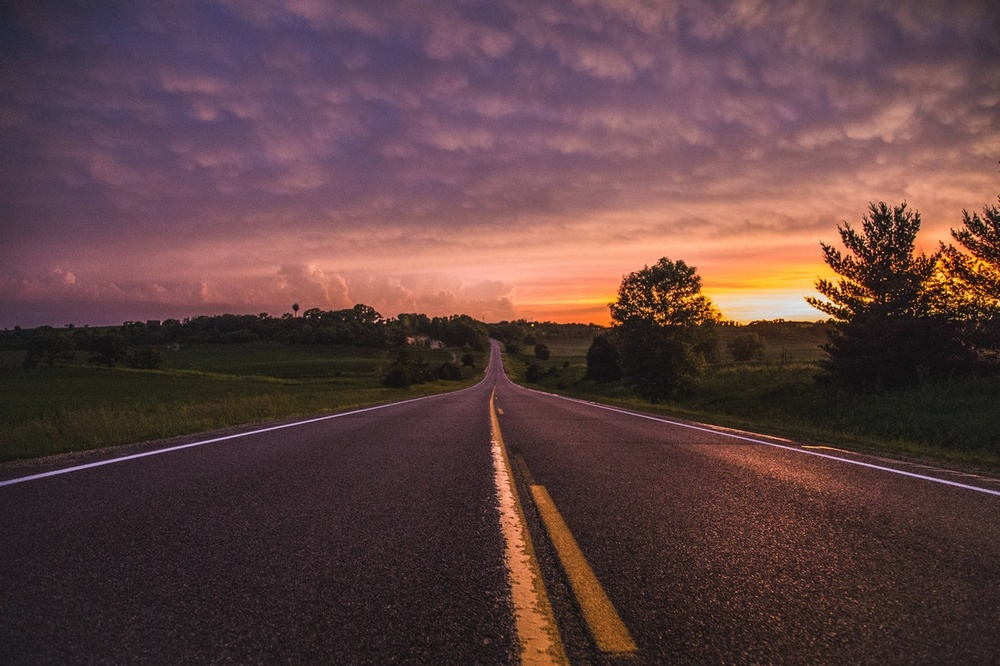
#> input picture 20210312/road_orign.jpg, 1000 x 666 px, shrunk from 1280 x 853 before the run
$ python LBP.py
#> lines starting #> are read from the running program, lines starting #| are printed output that depends on the picture
import cv2
import numpy as np


def olbp(src):
    dst = np.zeros(src.shape,dtype=src.dtype)
    for i in range(1,src.shape[0]-1):
        for j in range(1,src.shape[1]-1):
            pass
            center = src[i][j]
            code = 0;
            code |= (src[i-1][j-1] >= center) << 7;
            code |= (src[i-1][j  ] >= center) << 6;
            code |= (src[i-1][j+1] >= center) << 5;
            code |= (src[i  ][j+1] >= center) << 4;
            code |= (src[i+1][j+1] >= center) << 3;
            code |= (src[i+1][j  ] >= center) << 2;
            code |= (src[i+1][j-1] >= center) << 1;
            code |= (src[i  ][j-1] >= center) << 0;

            dst[i-1][j-1]= code;
    return dst


lena = cv2.imread('road_orign.jpg')
#> lena is the input picture: shape (666, 1000, 3); mean B, G, R 66.7, 65.9, 94.6
'''
cv2.namedWindow('lena')
cv2.imshow('lena', lena)
cv2.waitKey(0)
'''
gray = cv2.cvtColor(lena,cv2.COLOR_RGB2GRAY)
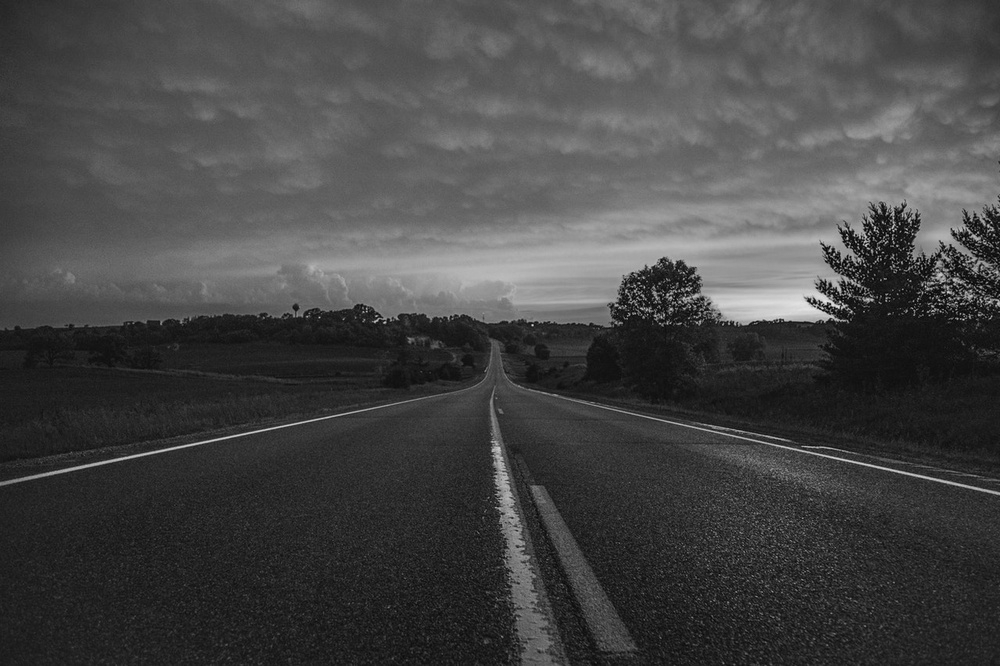
#> gray: shape (666, 1000); min 2, max 233, mean 69.4
x = olbp(gray)
#> after the loop in olbp, `for i in range(1,src.shape[0]-1):`:
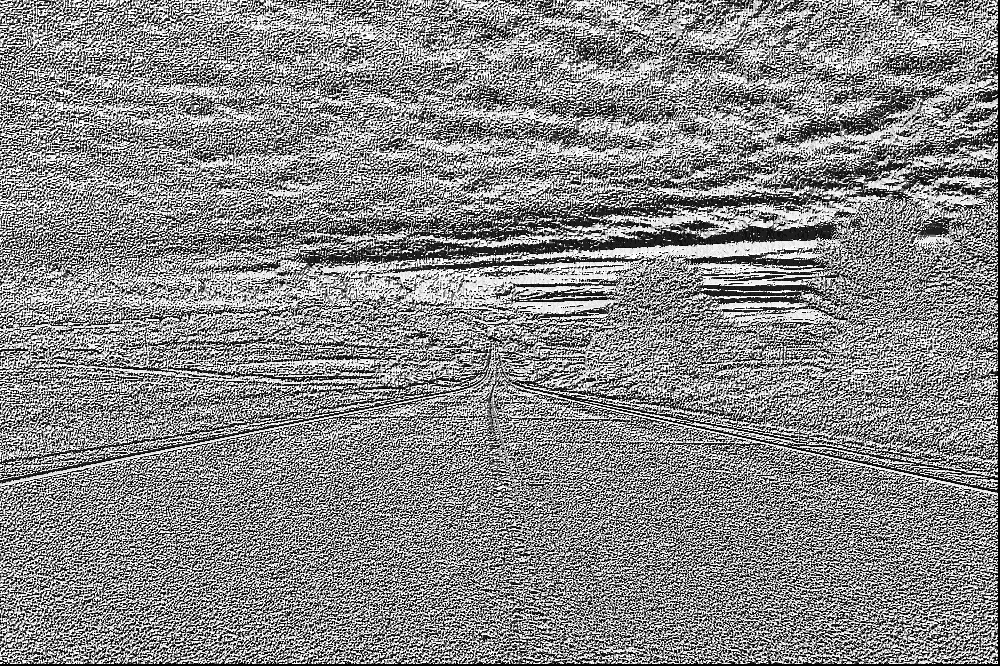
#> dst: shape (666, 1000); min 0, max 255, mean 136.6

cv2.namedWindow('olbp')
cv2.imshow('olbp', x)
cv2.waitKey(0)
